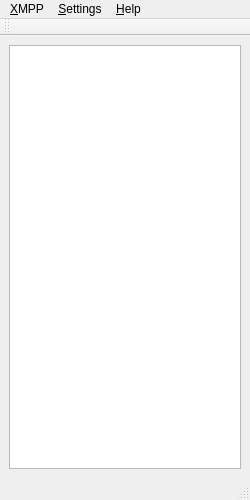
<?xml version="1.0" encoding="UTF-8"?>
<ui version="4.0">
 <class>MainWindow</class>
 <widget class="QMainWindow" name="MainWindow">
  <property name="geometry">
   <rect>
    <x>0</x>
    <y>0</y>
    <width>250</width>
    <height>500</height>
   </rect>
  </property>
  <property name="windowTitle">
   <string>MainWindow</string>
  </property>
  <widget class="QWidget" name="centralwidget">
   <layout class="QVBoxLayout" name="verticalLayout">
    <item>
     <widget class="QTreeView" name="rosterTreeView">
      <property name="animated">
       <bool>true</bool>
      </property>
      <property name="headerHidden">
       <bool>true</bool>
      </property>
      <property name="expandsOnDoubleClick">
       <bool>false</bool>
      </property>
     </widget>
    </item>
   </layout>
  </widget>
  <widget class="QMenuBar" name="menubar">
   <property name="geometry">
    <rect>
     <x>0</x>
     <y>0</y>
     <width>250</width>
     <height>24</height>
    </rect>
   </property>
   <widget class="QMenu" name="menu_Settings">
    <property name="title">
     <string>&amp;Settings</string>
    </property>
    <addaction name="action_Account"/>
    <addaction name="action_Config"/>
   </widget>
   <widget class="QMenu" name="menu_Help">
    <property name="title">
     <string>&amp;Help</string>
    </property>
    <addaction name="action_About"/>
    <addaction name="action_Qt"/>
   </widget>
   <widget class="QMenu" name="menu_X_MPP">
    <property name="title">
     <string>&amp;XMPP</string>
    </property>
    <addaction name="actionSend_Message"/>
    <addaction name="actionSend_File"/>
    <addaction name="separator"/>
    <addaction name="actionFind_Contact"/>
   </widget>
   <addaction name="menu_X_MPP"/>
   <addaction name="menu_Settings"/>
   <addaction name="menu_Help"/>
  </widget>
  <widget class="QStatusBar" name="statusbar"/>
  <widget class="QToolBar" name="toolBar">
   <property name="windowTitle">
    <string>toolBar</string>
   </property>
   <attribute name="toolBarArea">
    <enum>TopToolBarArea</enum>
   </attribute>
   <attribute name="toolBarBreak">
    <bool>false</bool>
   </attribute>
  </widget>
  <action name="actionSend_Message">
   <property name="text">
    <string>Send &amp;Message</string>
   </property>
  </action>
  <action name="actionSend_File">
   <property name="text">
    <string>Send &amp;File</string>
   </property>
  </action>
  <action name="action_Account">
   <property name="text">
    <string>&amp;Account</string>
   </property>
  </action>
  <action name="action_Config">
   <property name="text">
    <string>&amp;Config</string>
   </property>
  </action>
  <action name="action_About">
   <property name="text">
    <string>&amp;About</string>
   </property>
  </action>
  <action name="action_Qt">
   <property name="text">
    <string>&amp;Qt</string>
   </property>
  </action>
  <action name="actionFind_Contact">
   <property name="text">
    <string>Add &amp;Contact</string>
   </property>
  </action>
 </widget>
 <resources/>
 <connections/>
</ui>
